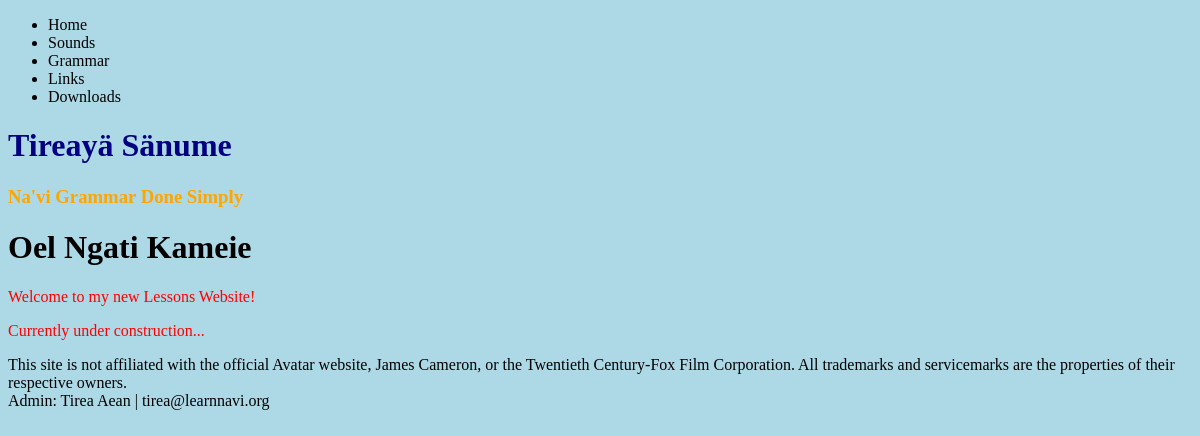
The page / on the database its author committed.
### tables this page shows
CREATE TABLE `navitems` (
  `id` int(10) NOT NULL,
  `en_name` varchar(40) NOT NULL,
  PRIMARY KEY (`id`)
);

CREATE TABLE `info` (
  `sitename` varchar(20) NOT NULL,
  `sitetag` varchar(100) NOT NULL,
  `disclaimer` varchar(1000) NOT NULL,
  `webmaster` varchar(100) NOT NULL,
  PRIMARY KEY (`sitename`)
);

CREATE TABLE `pages` (
  `id` int(10) NOT NULL,
  `title` varchar(100) NOT NULL,
  `body` varchar(10000) NOT NULL,
  PRIMARY KEY (`id`)
);

### index.php (called while the page is built)
<?php include "res/theme/tirea/index.theme.php"; ?>

### res/theme/tirea/index.theme.php (the view, shortened to what this page needs)
<!DOCTYPE html>
<?php
$servername = "localhost";
$username = "root";
$password = "navi";
$dbname = "sanume";
$conn = new mysqli($servername, $username, $password, $dbname);
$sql0 = "SELECT * FROM info";
$result0 = $conn->query($sql0);
$row0 = $result0->fetch_assoc();
$title = $row0["sitename"];
$stag = $row0["sitetag"];
$disclaimer = $row0["disclaimer"];
$webmaster = $row0["webmaster"];
$sql1 = "SELECT * FROM pages";
$result1 = $conn->query($sql1);
$row1 = $result1->fetch_assoc();
$pagetitle = $row1["title"];
$body = $row1["body"];
?>
<html>
  <head>
    <link rel="stylesheet" href="/tirea-learnnavi-org/res/theme/tirea/tirea.css">
  </head>
  <body>
    <div id="header">
      <div id="menu">
        <ul id="nav">
          <?php $sql = "SELECT * FROM navitems";
                $result = $conn->query($sql);
                if ($result->num_rows > 0) {
                  while($row = $result->fetch_assoc()) {
                    echo '<li class="navitem">' . $row['en_name'] . '</li>';
                  }
                } else {
                  die("Error: Failed to fetch navitems");
                }
          ?>
        </ul>
      </div>
      <h1 id="stitle"><?php echo $title; ?></h1>
      <h3 id="stag"><?php echo $stag; ?></h3>
    </div>
    <div id="main">
      <h1 id="pagetitle"><?php echo $pagetitle; ?></h1>
      <?php echo $body; ?>
    </div>
    <div id="footer">
      <?php echo $disclaimer . '<br>';
            echo "Admin: Tirea Aean | " . $webmaster;
      ?>
    </div>
  </body>
</html>

### res/theme/tirea/tirea.css (style rules this page uses)
body { background-color: lightblue; }
#stitle { color: navy; }
#stag { color: orange; }
p { color: red; }

### rows shown on the page
navitems: en_name "Home"
navitems: en_name "Sounds"
navitems: en_name "Grammar"
navitems: en_name "Links"
navitems: en_name "Downloads"
info: sitename "Tireayä Sänume", sitetag "Na'vi Grammar Done Simply", disclaimer "This site is not affiliated with the official Avatar website, James Cameron, or the Twentieth Century-Fox Film Corporation. All trademarks and servicemarks are the properties of their respective owners.", webmaster "tirea@learnnavi.org"
pages: title "Oel Ngati Kameie", body "Welcome to my new Lessons Website! Currently under construction..."
